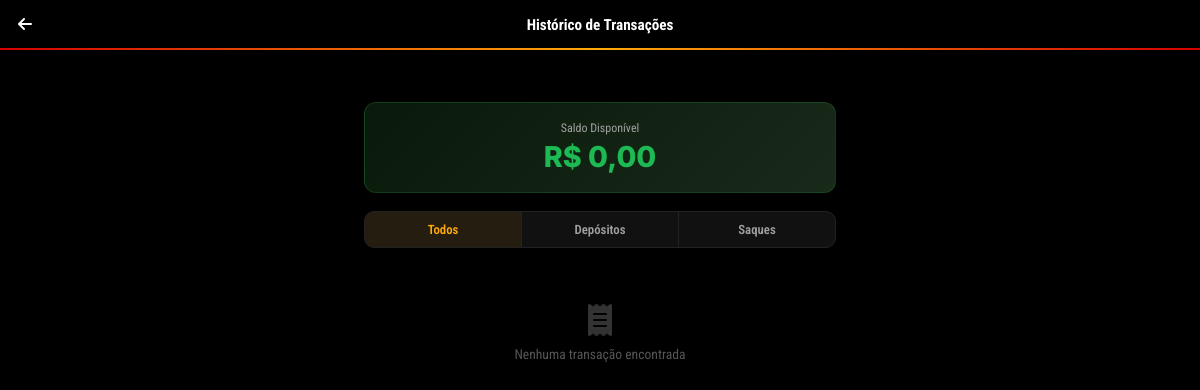
Screenshot of /transactions.php (signed in) with the database file from the repository.
### tables this page shows
CREATE TABLE users (
        id INTEGER PRIMARY KEY AUTOINCREMENT,
        username TEXT UNIQUE NOT NULL,
        email TEXT,
        phone TEXT,
        password TEXT NOT NULL,
        balance REAL DEFAULT 0.00,
        avatar TEXT DEFAULT '',
        lang TEXT DEFAULT 'pt',
        first_deposit_done INTEGER DEFAULT 0,
        lang_bonus_claimed INTEGER DEFAULT 0,
        created_at DATETIME DEFAULT CURRENT_TIMESTAMP
    );

### config.php (called while the page is built, shortened)
<?php
function getDB() {
    static $pdo = null;
    if ($pdo !== null) return $pdo;
    $pdo = new PDO('sqlite:' . DB_PATH);
    $pdo->setAttribute(PDO::ATTR_ERRMODE, PDO::ERRMODE_EXCEPTION);
    $pdo->setAttribute(PDO::ATTR_DEFAULT_FETCH_MODE, PDO::FETCH_ASSOC);
    $pdo->exec("CREATE TABLE IF NOT EXISTS users (
        id INTEGER PRIMARY KEY AUTOINCREMENT,
        username TEXT UNIQUE NOT NULL,
        email TEXT,
        phone TEXT,
        password TEXT NOT NULL,
        balance REAL DEFAULT 0.00,
        avatar TEXT DEFAULT '',
        lang TEXT DEFAULT 'pt',
        first_deposit_done INTEGER DEFAULT 0,
        lang_bonus_claimed INTEGER DEFAULT 0,
        created_at DATETIME DEFAULT CURRENT_TIMESTAMP
    )");
    $pdo->exec("CREATE TABLE IF NOT EXISTS games (
        id INTEGER PRIMARY KEY AUTOINCREMENT,
        name TEXT NOT NULL,
        category_id INTEGER DEFAULT 0,
        provider TEXT DEFAULT 'PG Soft',
        image TEXT DEFAULT '',
        image_url TEXT DEFAULT '',
        is_hot INTEGER DEFAULT 0,
        is_new INTEGER DEFAULT 0,
        sort_order INTEGER DEFAULT 0
    )");
    $pdo->exec("CREATE TABLE IF NOT EXISTS transactions (
        id INTEGER PRIMARY KEY AUTOINCREMENT,
        user_id INTEGER NOT NULL,
        type TEXT NOT NULL,
        amount REAL NOT NULL,
        status TEXT DEFAULT 'pending',
        pix_type TEXT,
        pix_key TEXT,
        full_name TEXT,
        cpf TEXT,
        mp_preference_id TEXT,
        mp_payment_id TEXT,
        created_at DATETIME DEFAULT CURRENT_TIMESTAMP
    )");
    try { $pdo->exec("ALTER TABLE users ADD COLUMN lang TEXT DEFAULT 'pt'"); } catch(Exception $e) {}
    try { $pdo->exec("ALTER TABLE users ADD COLUMN first_deposit_done INTEGER DEFAULT 0"); } catch(Exception $e) {}
    try { $pdo->exec("ALTER TABLE users ADD COLUMN lang_bonus_claimed INTEGER DEFAULT 0"); } catch(Exception $e) {}
    try { $pdo->exec("ALTER TABLE games ADD COLUMN image_url TEXT DEFAULT ''"); } catch(Exception $e) {}
    try { $pdo->exec("ALTER TABLE transactions ADD COLUMN full_name TEXT"); } catch(Exception $e) {}
    try { $pdo->exec("ALTER TABLE transactions ADD COLUMN cpf TEXT"); } catch(Exception $e) {}
    return $pdo;
}
function getCurrentUser() {
    $db = getDB();
    $stmt = $db->prepare("SELECT * FROM users WHERE id = :id");
    $stmt->execute([':id' => $_SESSION['user_id']]);
    return $stmt->fetch();
}
function getLang() {
    $user = getCurrentUser();
    if ($user && !empty($user['lang'])) return $user['lang'];
    return 'it';
}
function t($key) {
    static $translations = null;
    $lang = getLang();
    return $translations[$lang][$key] ?? $translations['it'][$key] ?? $key;
}

### transactions.php (the view, shortened to what this page needs)
<?php
require_once __DIR__ . '/config.php';
$user = getCurrentUser();
$lang = getLang();
$db = getDB();
$filter = $_GET['filter'] ?? 'all';
if ($filter === 'all') {
    $stmt = $db->prepare("SELECT * FROM transactions WHERE user_id = :uid ORDER BY created_at DESC");
    $stmt->execute([':uid' => $user['id']]);
} else {
    $stmt = $db->prepare("SELECT * FROM transactions WHERE user_id = :uid AND type = :type ORDER BY created_at DESC");
    $stmt->execute([':uid' => $user['id'], ':type' => $filter]);
}
$transactions = $stmt->fetchAll();
?>
<!DOCTYPE html>
<html lang="<?= $lang ?>">
<head>
    <link rel="stylesheet" href="https://cdnjs.cloudflare.com/ajax/libs/font-awesome/6.5.1/css/all.min.css">
    <link rel="stylesheet" href="/assets/css/style.css">
</head>
<body>
<header class="navbar-top">
    <div class="navbar-left">
        <a href="/" style="color:#fff;font-size:1rem;padding:8px;"><i class="fa-solid fa-arrow-left"></i></a>
    </div>
    <div class="navbar-center"><span style="font-weight:700;font-size:0.95rem;"><?= t('transaction_history_title') ?></span></div>
</header>
<div class="red-separator"></div>
<div class="page-wrapper">
    <div class="balance-card">
        <div class="balance-label"><?= t('available_balance') ?></div>
        <div class="balance-amount">R$ <?= number_format($user['balance'], 2, ',', '.') ?></div>
    </div>
    <div class="tx-tabs">
        <a href="/transactions.php?filter=all" class="tx-tab <?= $filter === 'all' ? 'active' : '' ?>"><?= t('all') ?></a>
        <a href="/transactions.php?filter=deposit" class="tx-tab <?= $filter === 'deposit' ? 'active' : '' ?>"><?= t('deposits') ?></a>
        <a href="/transactions.php?filter=withdraw" class="tx-tab <?= $filter === 'withdraw' ? 'active' : '' ?>"><?= t('withdrawals') ?></a>
    </div>
    <?php if (empty($transactions)): ?>
        <div class="tx-empty">
            <i class="fa-solid fa-receipt" style="font-size:2rem;color:#333;margin-bottom:10px;"></i>
            <p><?= t('no_transactions') ?></p>
        </div>
    <?php endif; ?>
</div>
</body>
</html>

### assets/css/style.css (style rules this page uses)
:root { --bg-primary: #000000; --bg-secondary: #0a0a0a; --bg-card: #111111; --bg-card-hover: #1a1a1a; --bg-input: #1a1a1a; --bg-modal: #111111; --color-red: #d60000; --color-red-dark: #a00000; --color-gold: #ffaa09; --color-gold-light: #fff0bb; --color-green: #1db954; --color-green-dark: #056B2A; --text-primary: #ffffff; --text-secondary: #a0a0a0; --text-muted: #555; --border-radius: 16px; --border-radius-sm: 10px; --font-primary: 'Roboto Condensed', sans-serif; --font-secondary: 'Inter', sans-serif; --navbar-height: 48px; --bottom-nav-height: 58px; }
* { margin: 0; padding: 0; box-sizing: border-box; }
html { scroll-behavior: smooth; }
body { font-family: var(--font-primary); background: var(--bg-primary); color: var(--text-primary); min-height: 100vh; overflow-x: hidden; -webkit-font-smoothing: antialiased; }
a { text-decoration: none; color: inherit; }
.navbar-top { position: fixed; top: 0; left: 0; right: 0; height: var(--navbar-height); background: #000; display: flex; align-items: center; justify-content: space-between; padding: 0 10px; z-index: 100; }
.navbar-left, .navbar-right { display: flex; align-items: center; gap: 6px; }
.navbar-center { position: absolute; left: 50%; transform: translateX(-50%); }
.red-separator { height: 2px; background: linear-gradient(90deg, var(--color-red), var(--color-gold), var(--color-red)); margin-top: var(--navbar-height); }
.page-wrapper { padding: calc(var(--navbar-height) + 4px) 14px var(--bottom-nav-height); max-width: 500px; margin: 0 auto; }
.balance-card { background: linear-gradient(135deg, #0a1a0a, #1a2a1a); border: 1px solid rgba(29,185,84,0.2); border-radius: 12px; padding: 18px; margin-bottom: 18px; text-align: center; }
.balance-label { font-size: 0.75rem; color: var(--text-secondary); margin-bottom: 4px; }
.balance-amount { font-size: 1.8rem; font-weight: 800; color: var(--color-green); font-family: var(--font-secondary); }
.tx-tabs { display: flex; gap: 0; margin-bottom: 16px; background: #111; border-radius: 10px; overflow: hidden; border: 1px solid #222; }
.tx-tab { flex: 1; text-align: center; padding: 10px 0; font-size: 0.8rem; font-weight: 600; color: var(--text-secondary); text-decoration: none; transition: all 0.2s; border-right: 1px solid #222; }
.tx-tab:last-child { border-right: none; }
.tx-tab.active { color: var(--color-gold); background: rgba(255,170,9,0.08); }
.tx-empty { text-align: center; padding: 40px 20px; color: var(--text-muted); font-size: 0.85rem; }
.tx-empty i { display: block; }

### rows the page displays
users: lang "Histórico de Transações", lang "Saldo Disponível", balance "0,00", lang "Todos", lang "Depósitos", lang "Saques", lang "Nenhuma transação encontrada"
